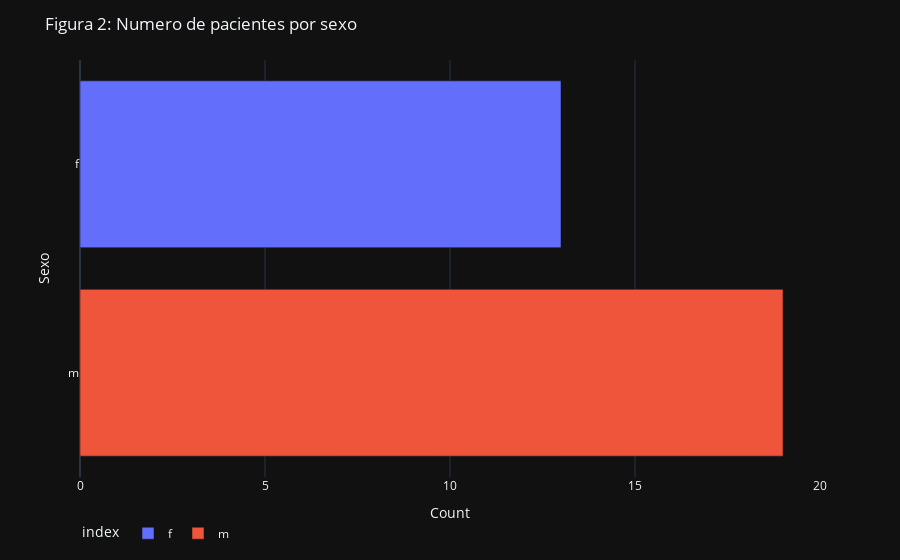

Notebook source saved alongside this figure:
### Markdown cell above
#### Numero de pacientes por sexo

### Code cell
pd.options.plotting.backend = "plotly"
fig = df_baseline.groupby("sexo")[["sexo"]].count()
fig = fig.plot.barh(color=fig.index)

fig.update_layout(
    title = "Figura 2: Numero de pacientes por sexo",
    dragmode="zoom",
    hovermode="x",
    legend=dict(orientation="h"),
    # legend = dict(traceorder="reversed"),
    template = "plotly_dark",
)

fig.update_yaxes(title = "Sexo")
fig.update_xaxes(title_text="Count")

fig.show()
fig.write_image("../reports/figures/pacientes_sexo.png")

### Figure 1 — Plotly figure (JSON) as saved in the notebook; plotly's stock layout.template omitted (floating-point values rounded to 4 significant figures)
{"data": [{"alignmentgroup": "True", "hovertemplate": "index=%{y}<br>value=%{x}<extra></extra>", "legendgroup": "f", "marker": {"color": "#636efa", "pattern": {"shape": ""}}, "name": "f", "offsetgroup": "f", "orientation": "h", "showlegend": true, "textposition": "auto", "type": "bar", "x": [13], "xaxis": "x", "y": ["f"], "yaxis": "y"}, {"alignmentgroup": "True", "hovertemplate": "index=%{y}<br>value=%{x}<extra></extra>", "legendgroup": "m", "marker": {"color": "#EF553B", "pattern": {"shape": ""}}, "name": "m", "offsetgroup": "m", "orientation": "h", "showlegend": true, "textposition": "auto", "type": "bar", "x": [19], "xaxis": "x", "y": ["m"], "yaxis": "y"}], "layout": {"barmode": "relative", "dragmode": "zoom", "hovermode": "x", "legend": {"orientation": "h", "title": {"text": "index"}, "tracegroupgap": 0}, "margin": {"t": 60}, "title": {"text": "Figura 2: Numero de pacientes por sexo"}, "xaxis": {"anchor": "y", "domain": [0, 1], "title": {"text": "Count"}}, "yaxis": {"anchor": "x", "categoryarray": ["m", "f"], "categoryorder": "array", "domain": [0, 1], "title": {"text": "Sexo"}}}}
